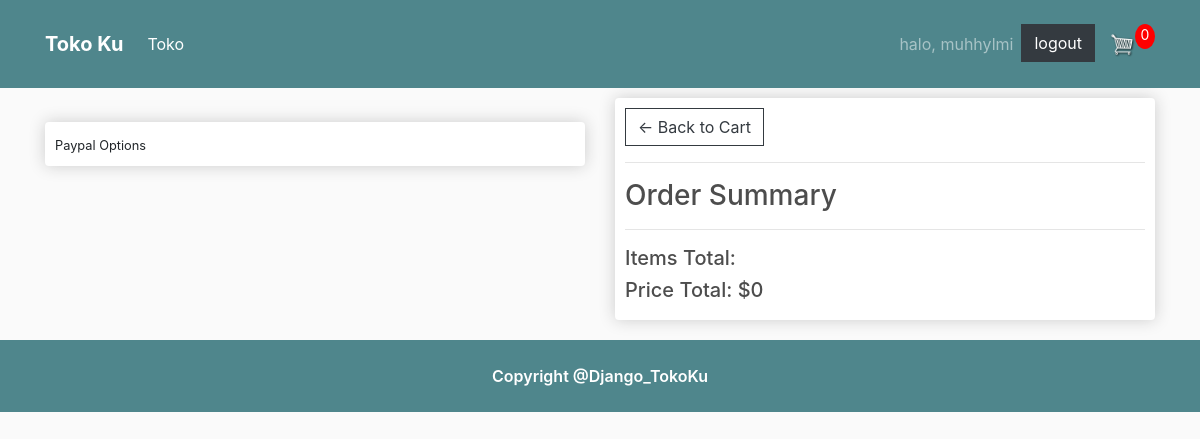
/checkout/ (signed in), run on an earlier commit of the app's database.
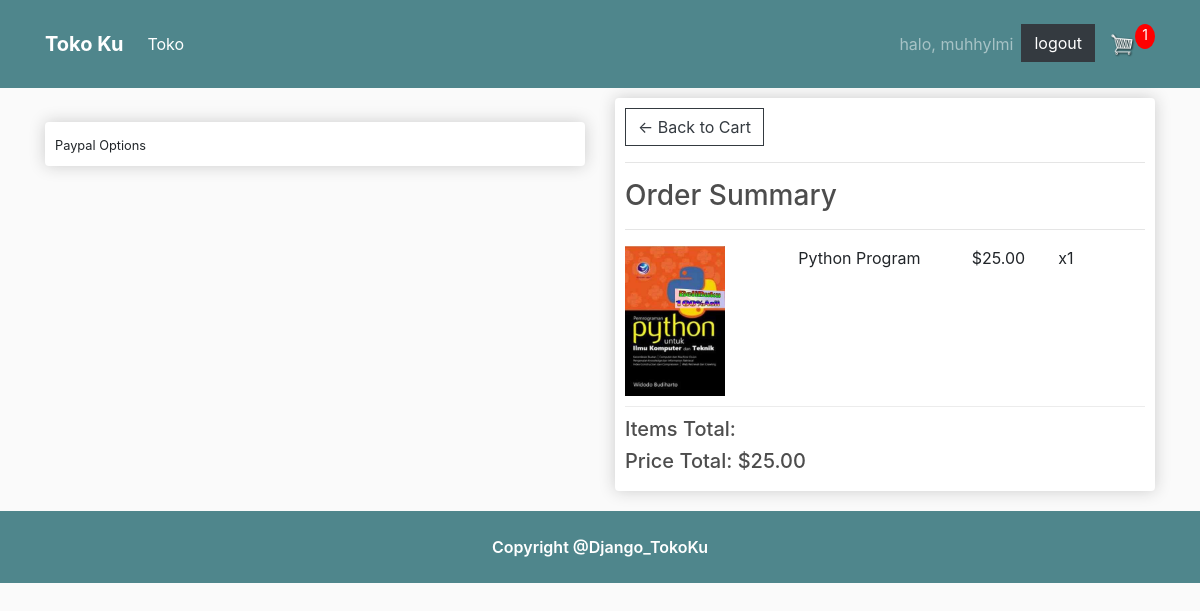
And on a later commit of the database.
### store/models.py (models this page shows, shortened)
class Order(models.Model):
    customer = models.ForeignKey(
        Customer, on_delete=models.SET_NULL, null=True, blank=True)
    date_ordered = models.DateTimeField(auto_now_add=True)
    complete = models.BooleanField(default=False)
    transaction_id = models.CharField(max_length=100, null=True)
    @property
    def shipping(self):
        shipping = False
        orderitems = self.orderitem_set.all()
        for i in orderitems:
            if i.product.digital == False:
                shipping = True
        return shipping
    @property
    def get_cart_total(self):
        orderitems = self.orderitem_set.all()
        total = sum([item.get_total for item in orderitems])
        return total
    @property
    def get_cart_items(self):
        orderitems = self.orderitem_set.all()
        total = sum([item.quantity for item in orderitems])
        return total

class OrderItem(models.Model):
    product = models.ForeignKey(Product, on_delete=models.SET_NULL, null=True)
    order = models.ForeignKey(Order, on_delete=models.SET_NULL, null=True)
    quantity = models.IntegerField(default=0, null=True, blank=True)
    date_added = models.DateTimeField(auto_now_add=True)
    @property
    def get_total(self):
        total = self.product.price * self.quantity
        return total

class Product(models.Model):
    name = models.CharField(max_length=200)
    price = models.DecimalField(max_digits=7, decimal_places=2)
    digital = models.BooleanField(default=False, null=True, blank=True)
    image = models.ImageField(null=True, blank=True)
    @property
    def imageURL(self):
        try:
            url = self.image.url
        except:
            url = ''
        return url

### store/views.py (the view)
# urls.py: path('checkout/', views.checkout, name='checkout'),
def checkout(request):
    data = cartData(request)
    items = data['items']
    order = data['order']
    cartItems = data['cartItems']
    context = {'items': items, 'order': order, 'cartItems': cartItems}
    return render(request, 'store/checkout.html', context)

### store/utils.py (called while the page is built)
def cartData(request):
    if request.user.is_authenticated:
        customer = request.user.customer
        order, created = Order.objects.get_or_create(
            customer=customer, complete=False)
        items = order.orderitem_set.all()
        cartItems = order.get_cart_items
    else:
        cookieData = cookieCart(request)
        items = cookieData['items']
        order = cookieData['order']
        cartItems = cookieData['cartItems']
    return{'items': items, 'order': order, 'cartItems': cartItems}

### store/templates/store/checkout.html (shortened to what this page needs)
{% extends 'store/main.html' %}
{% load static %}
{% block content %}
     <div class="row">
		<div class="col-lg-6">
			<br>
			<div class="box-element hidden" id="payment-info">
				<small>Paypal Options</small>
			</div>
		</div>
		<div class="col-lg-6">
			<div class="box-element">
				<a  class="btn btn-outline-dark" href="{% url 'cart' %}">&#x2190; Back to Cart</a>
				<hr>
				<h3>Order Summary</h3>
				<hr>
				{% for item in items %}
				<div class="cart-row">
					<div style="flex:2"><img class="row-image" src="{{item.product.imageURL}}"></div>
					<div style="flex:2"><p>{{item.product.name}} </p></div>
					<div style="flex:1"><p>${{item.product.price|floatformat:2}} </p></div>
					<div style="flex:1"><p>x{{item.quantity}} </p></div>
				</div>
				{% endfor %}
				<h5>Items Total:  {{order.get_cart_item}} </h5>
				<h5>Price Total:   ${{order.get_cart_total}} </h5>
			</div>
		</div>
	</div>
{% endblock content %}

### store/templates/store/main.html (shortened to what this page needs)
<!doctype html>
{% load static %}
<html lang="en">
  <head>
    <link rel="stylesheet" href="https://maxcdn.bootstrapcdn.com/bootstrap/4.0.0/css/bootstrap.min.css">
    <link rel="stylesheet" href="{% static 'css/main.css' %}">
  </head>
  <body>
    <nav class="navbar navbar-expand-lg navbar-dark bg-dark sticky-top">
        <div class="container">
            <a class="navbar-brand" href="{% url 'store' %}"><strong>Toko Ku</strong></a>
            <div class="collapse navbar-collapse" id="navbarSupportedContent">
              <ul class="navbar-nav mr-auto">
                <li class="nav-item active">
                  <a class="nav-link" href="{% url 'store' %}">Toko <span class="sr-only">(current)</span></a>
                </li>
              </ul>
              <div class="form-inline my-2 my-lg-0">
                {% if user.is_authenticated %}
                <ul class="navbar-nav mt-3">
                  <li class="nav-item"><p class="nav-link">halo, {{user}}</p></li>
                  <li class="nav-item">
                    <a class="btn btn-dark" href="{% url 'logout' %}">logout</a>
                  </li>
                </ul>
                {% else %}
                <a href=" {% url 'login' %}"class="btn btn-warning">Login</a>
                {% endif %}
                   <a href="{% url 'cart' %}">
                      <img  id="cart-icon" src="{% static 'images/cart.png' %}">
                  </a>
                  <p id="cart-total">{{cartItems}} </p>
              </div>
            </div>
        </div>
      </nav>
    <div class="container">
        {% block content %}
        {% endblock content %}
    </div>
    <div class="footer">
      <div class="container">
        <div class="row justify-content-center align-items-center">
          <div class="col">
            <p class="text-center my-4" id="copyright">Copyright @Django_TokoKu</p>
          </div>
        </div>
      </div>
    </div>
  </body>
</html>

What changed in the data, as far as the page shows it:
added OrderItem: product.imageURL (picture), product.name "Python Program", product.price "25.00", quantity "1"
computed for Order: get_cart_total "0" → "25.00"
Also different on the page:
{{ cartItems }}: "0" → "1"
